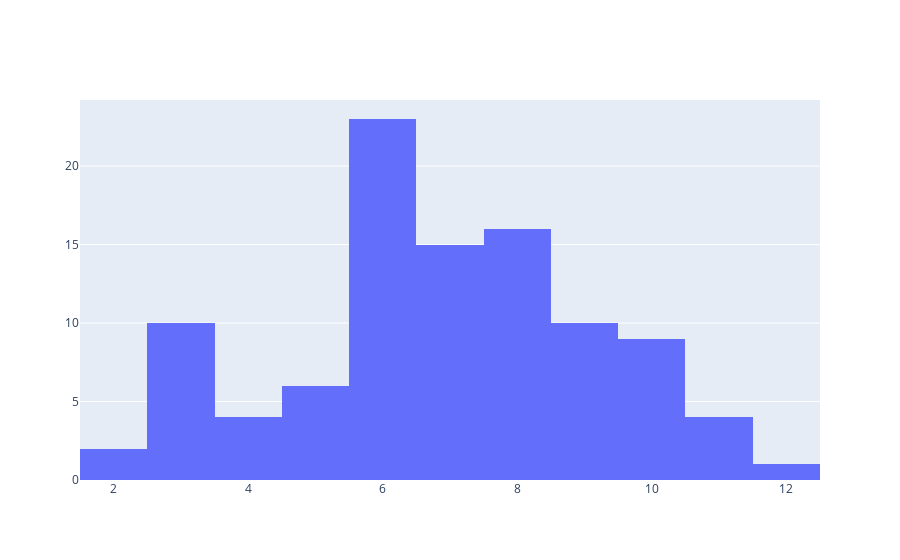

The notebook cell this image was saved under:
### Code cell
fig = go.Figure(data=[go.Histogram(x=dices['Сумма'])])
fig.show()

### Figure 1 — Plotly figure (JSON) as saved in the notebook; plotly's stock layout.template omitted (floating-point values rounded to 4 significant figures)
{"data": [{"type": "histogram", "x": [6, 7, 4, 3, 3, 3, 10, 6, 6, 6, 8, 8, 7, 3, 9, 10, 8, 7, 7, 5, 9, 5, 6, 9, 8, 8, 11, 11, 7, 6, 6, 7, 8, 8, 3, 8, 4, 9, 8, 2, 6, 8, 10, 4, 7, 8, 5, 6, 7, 6, 9, 9, 6, 7, 7, 10, 3, 8, 5, 8, 9, 11, 7, 9, 9, 7, 10, 10, 2, 3, 6, 6, 12, 3, 4, 10, 5, 6, 11, 6, 3, 6, 3, 8, 9, 6, 8, 7, 6, 6, 7, 6, 7, 10, 6, 6, 6, 8, 10, 5]}], "layout": {}}
